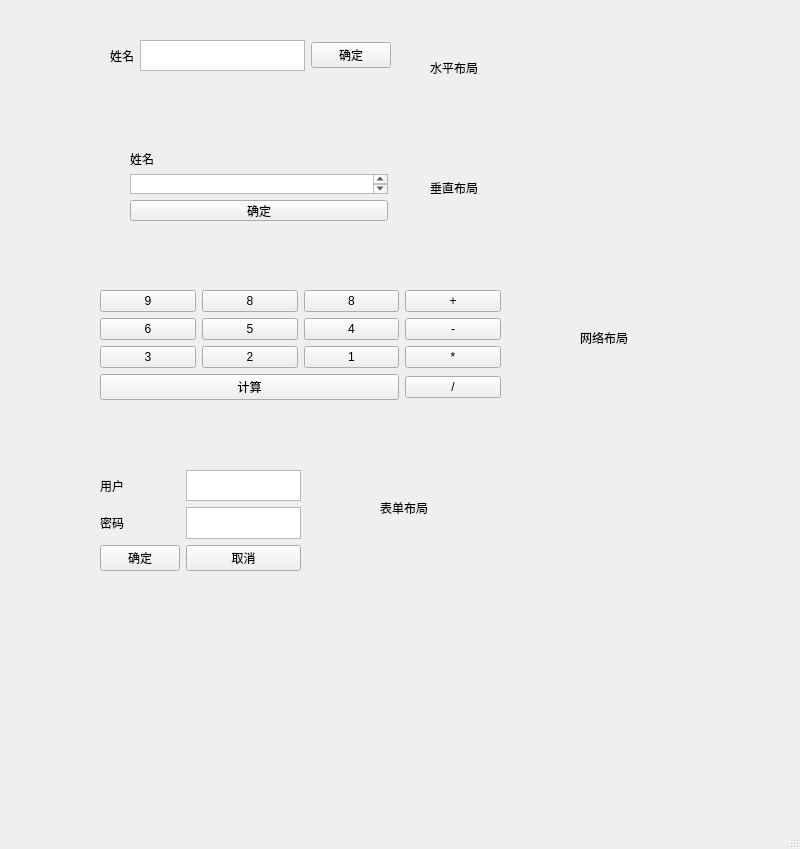
<?xml version="1.0" encoding="UTF-8"?>
<ui version="4.0">
 <class>MainWindow</class>
 <widget class="QMainWindow" name="MainWindow">
  <property name="geometry">
   <rect>
    <x>0</x>
    <y>0</y>
    <width>800</width>
    <height>849</height>
   </rect>
  </property>
  <property name="windowTitle">
   <string>MainWindow</string>
  </property>
  <widget class="QWidget" name="centralwidget">
   <widget class="QLabel" name="label_3">
    <property name="geometry">
     <rect>
      <x>430</x>
      <y>60</y>
      <width>54</width>
      <height>16</height>
     </rect>
    </property>
    <property name="text">
     <string>水平布局</string>
    </property>
   </widget>
   <widget class="QLabel" name="label_4">
    <property name="geometry">
     <rect>
      <x>430</x>
      <y>180</y>
      <width>54</width>
      <height>16</height>
     </rect>
    </property>
    <property name="text">
     <string>垂直布局</string>
    </property>
   </widget>
   <widget class="QLabel" name="label_5">
    <property name="geometry">
     <rect>
      <x>580</x>
      <y>330</y>
      <width>54</width>
      <height>16</height>
     </rect>
    </property>
    <property name="text">
     <string>网络布局</string>
    </property>
   </widget>
   <widget class="QLabel" name="label_8">
    <property name="geometry">
     <rect>
      <x>380</x>
      <y>500</y>
      <width>54</width>
      <height>16</height>
     </rect>
    </property>
    <property name="text">
     <string>表单布局</string>
    </property>
   </widget>
   <widget class="QWidget" name="">
    <property name="geometry">
     <rect>
      <x>110</x>
      <y>40</y>
      <width>281</width>
      <height>31</height>
     </rect>
    </property>
    <layout class="QHBoxLayout" name="horizontalLayout">
     <item>
      <widget class="QLabel" name="label">
       <property name="text">
        <string>姓名</string>
       </property>
      </widget>
     </item>
     <item>
      <widget class="QTextEdit" name="textEdit"/>
     </item>
     <item>
      <widget class="QPushButton" name="pushButton">
       <property name="text">
        <string>确定</string>
       </property>
      </widget>
     </item>
    </layout>
   </widget>
   <widget class="QWidget" name="">
    <property name="geometry">
     <rect>
      <x>130</x>
      <y>150</y>
      <width>258</width>
      <height>71</height>
     </rect>
    </property>
    <layout class="QVBoxLayout" name="verticalLayout_2">
     <item>
      <widget class="QLabel" name="label_2">
       <property name="text">
        <string>姓名</string>
       </property>
      </widget>
     </item>
     <item>
      <widget class="QTextEdit" name="textEdit_2"/>
     </item>
     <item>
      <widget class="QPushButton" name="pushButton_2">
       <property name="text">
        <string>确定</string>
       </property>
      </widget>
     </item>
    </layout>
   </widget>
   <widget class="QWidget" name="">
    <property name="geometry">
     <rect>
      <x>100</x>
      <y>290</y>
      <width>401</width>
      <height>112</height>
     </rect>
    </property>
    <layout class="QGridLayout" name="gridLayout">
     <item row="3" column="0" colspan="3">
      <widget class="QPushButton" name="pushButton_16">
       <property name="text">
        <string>计算</string>
       </property>
      </widget>
     </item>
     <item row="0" column="2">
      <widget class="QPushButton" name="pushButton_9">
       <property name="text">
        <string>8</string>
       </property>
      </widget>
     </item>
     <item row="2" column="2">
      <widget class="QPushButton" name="pushButton_11">
       <property name="text">
        <string>1</string>
       </property>
      </widget>
     </item>
     <item row="2" column="3">
      <widget class="QPushButton" name="pushButton_12">
       <property name="text">
        <string>*</string>
       </property>
      </widget>
     </item>
     <item row="0" column="3">
      <widget class="QPushButton" name="pushButton_13">
       <property name="text">
        <string>+</string>
       </property>
      </widget>
     </item>
     <item row="1" column="2">
      <widget class="QPushButton" name="pushButton_10">
       <property name="text">
        <string>4</string>
       </property>
      </widget>
     </item>
     <item row="2" column="0">
      <widget class="QPushButton" name="pushButton_5">
       <property name="text">
        <string>3</string>
       </property>
      </widget>
     </item>
     <item row="0" column="1">
      <widget class="QPushButton" name="pushButton_6">
       <property name="text">
        <string>8</string>
       </property>
      </widget>
     </item>
     <item row="1" column="0">
      <widget class="QPushButton" name="pushButton_4">
       <property name="text">
        <string>6</string>
       </property>
      </widget>
     </item>
     <item row="0" column="0">
      <widget class="QPushButton" name="pushButton_3">
       <property name="text">
        <string>9</string>
       </property>
      </widget>
     </item>
     <item row="1" column="3">
      <widget class="QPushButton" name="pushButton_14">
       <property name="text">
        <string>-</string>
       </property>
      </widget>
     </item>
     <item row="3" column="3">
      <widget class="QPushButton" name="pushButton_15">
       <property name="text">
        <string>/</string>
       </property>
      </widget>
     </item>
     <item row="1" column="1">
      <widget class="QPushButton" name="pushButton_7">
       <property name="text">
        <string>5</string>
       </property>
      </widget>
     </item>
     <item row="2" column="1">
      <widget class="QPushButton" name="pushButton_8">
       <property name="text">
        <string>2</string>
       </property>
      </widget>
     </item>
    </layout>
   </widget>
   <widget class="QWidget" name="">
    <property name="geometry">
     <rect>
      <x>100</x>
      <y>470</y>
      <width>201</width>
      <height>101</height>
     </rect>
    </property>
    <layout class="QFormLayout" name="formLayout">
     <item row="0" column="0">
      <widget class="QLabel" name="label_6">
       <property name="text">
        <string>用户</string>
       </property>
      </widget>
     </item>
     <item row="0" column="1">
      <widget class="QTextEdit" name="textEdit_3"/>
     </item>
     <item row="2" column="0">
      <widget class="QLabel" name="label_7">
       <property name="text">
        <string>密码</string>
       </property>
      </widget>
     </item>
     <item row="2" column="1">
      <widget class="QTextEdit" name="textEdit_4"/>
     </item>
     <item row="4" column="0">
      <widget class="QPushButton" name="pushButton_17">
       <property name="text">
        <string>确定</string>
       </property>
      </widget>
     </item>
     <item row="4" column="1">
      <widget class="QPushButton" name="pushButton_18">
       <property name="text">
        <string>取消</string>
       </property>
      </widget>
     </item>
    </layout>
   </widget>
  </widget>
  <widget class="QMenuBar" name="menubar">
   <property name="geometry">
    <rect>
     <x>0</x>
     <y>0</y>
     <width>800</width>
     <height>22</height>
    </rect>
   </property>
  </widget>
  <widget class="QStatusBar" name="statusbar"/>
 </widget>
 <resources/>
 <connections/>
</ui>
